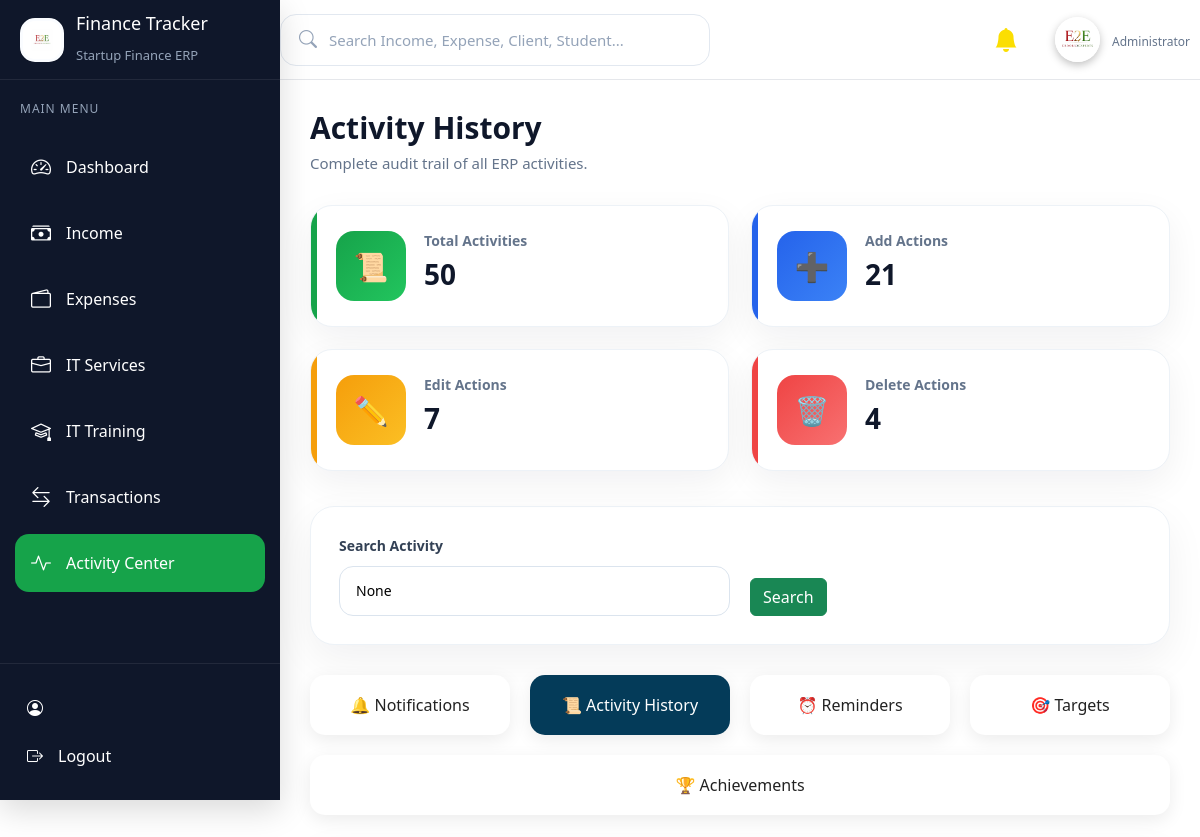
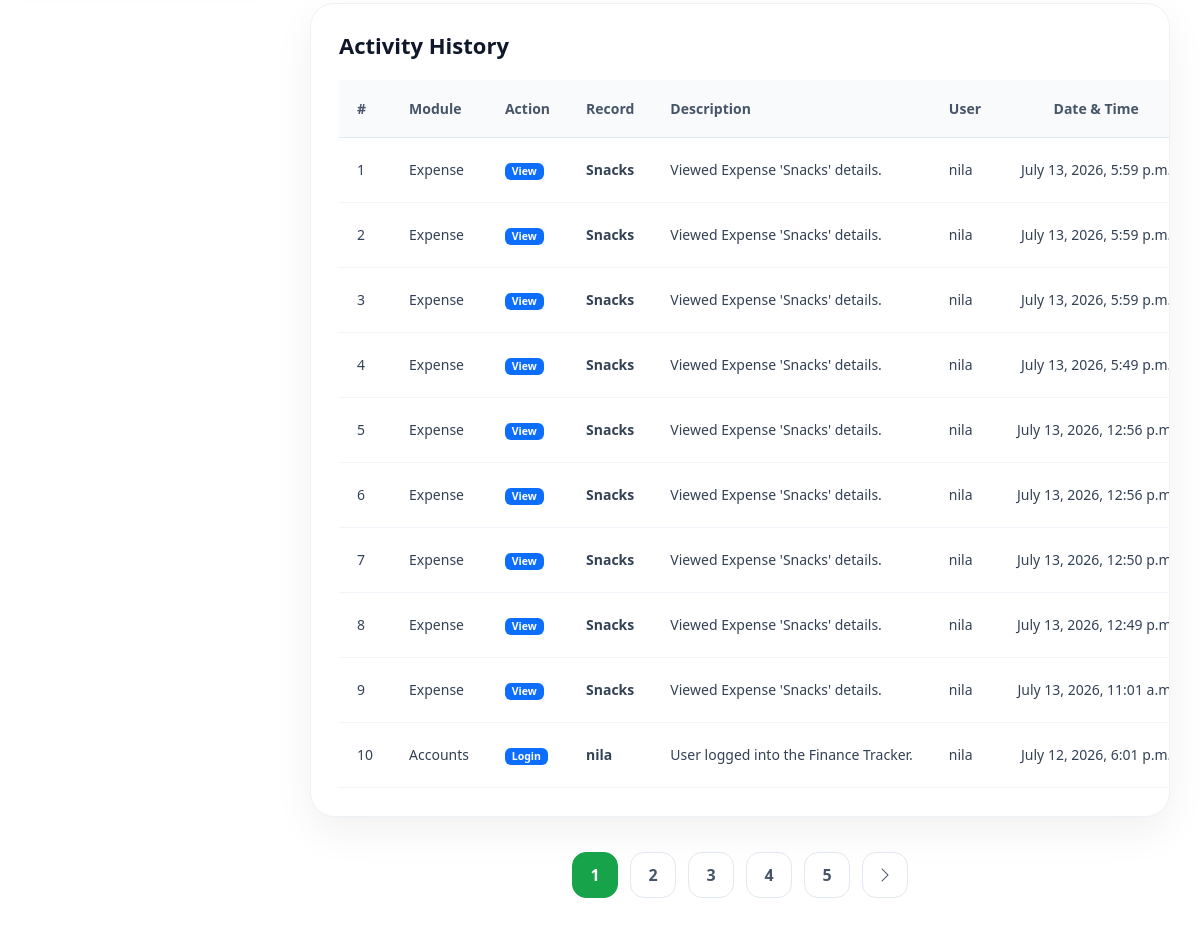
The page /activity/history/ on the database its author committed (2 pictures, top to bottom).
### activity/models.py (models this page shows, shortened)
class ActivityLog(models.Model):
    module = models.CharField(
        max_length=100
    )
    action = models.CharField(
        max_length=50
    )
    record_name = models.CharField(
        max_length=255
    )
    description = models.TextField()
    user = models.ForeignKey(
        User,
        on_delete=models.SET_NULL,
        null=True,
        blank=True
    )
    created_at = models.DateTimeField(
        auto_now_add=True
    )
    class Meta:
        ordering = ["-created_at"]

### activity/views.py (the view)
def activity_history(request):
    history = ActivityLog.objects.all().order_by("-created_at")
    search = request.GET.get("search")
    if search:
        history = history.filter(
            Q(module__icontains=search) |
            Q(action__icontains=search) |
            Q(record_name__icontains=search)
        )
    total_activities = ActivityLog.objects.count()
    add_actions = ActivityLog.objects.filter(
        action="Add"
    ).count()
    edit_actions = ActivityLog.objects.filter(
        action="Edit"
    ).count()
    delete_actions = ActivityLog.objects.filter(
        action="Delete"
    ).count()
    paginator = Paginator(history, 10)
    page_number = request.GET.get("page")
    page_obj = paginator.get_page(page_number)
    return render(
        request,
        "activity/activity_history.html",
        {
            "history": page_obj,
            "page_obj": page_obj,
            "search": search,
            "total_activities": total_activities,
            "add_actions": add_actions,
            "edit_actions": edit_actions,
            "delete_actions": delete_actions,
            "active_page": "history",
            "active_activity": "history",
        }
    )

### activity/context_processors.py (called while the page is built)
def notification_context(request):
    unread_notifications = Notification.objects.filter(
        is_read=False
    ).count()
    recent_notifications = Notification.objects.filter(
        is_read=False
    ).order_by("-created_at")[:5]
    return {
        "unread_notifications": unread_notifications,
        "recent_notifications": recent_notifications,
    }

### templates/activity/activity_history.html (shortened to what this page needs)
{% extends "base.html" %}
{% block content %}
<div class="page-header">
    <div>
        <h2>Activity History</h2>
        <p>Complete audit trail of all ERP activities.</p>
    </div>
</div>
<div class="dashboard-cards">
    <div class="dashboard-card revenue">
        <div class="card-icon">
            📜
        </div>
        <div class="card-content">
            <h5>Total Activities</h5>
            <h2>{{ total_activities }}</h2>
        </div>
    </div>
    <div class="dashboard-card profit">
        <div class="card-icon">
            ➕
        </div>
        <div class="card-content">
            <h5>Add Actions</h5>
            <h2>{{ add_actions }}</h2>
        </div>
    </div>
    <div class="dashboard-card target">
        <div class="card-icon">
            ✏️
        </div>
        <div class="card-content">
            <h5>Edit Actions</h5>
            <h2>{{ edit_actions }}</h2>
        </div>
    </div>
    <div class="dashboard-card expense">
        <div class="card-icon">
            🗑️
        </div>
        <div class="card-content">
            <h5>Delete Actions</h5>
            <h2>{{ delete_actions }}</h2>
        </div>
    </div>
</div>
<div class="filter-card">
    <form method="GET">
        <div class="filter-grid">
            <div class="filter-group">
                <label>Search Activity</label>
                <input
    type="text"
    name="search"
    value="{{ search }}"
    placeholder="Module, Action or Record">
            </div>
            <div class="filter-buttons">
                <button class="btn btn-success">
                    Search
                </button>
            </div>
        </div>
    </form>
</div>
<div class="service-nav">
    <a href="{% url 'notification_list' %}"
        class="service-link {% if active_activity == 'notifications' %}active{% endif %}">
        🔔 Notifications
        </a>
        <a href="{% url 'activity_history' %}"
            class="service-link {% if active_activity == 'history' %}active{% endif %}">
            📜 Activity History
        </a>
        <a href="{% url 'reminder_list' %}"
            class="service-link {% if active_activity == 'reminders' %}active{% endif %}">
            ⏰ Reminders
        </a>
        <a href="{% url 'target_list' %}" class="service-link {% if active_activity == 'targets' %}active{% endif %}">
            🎯 Targets
        </a>
        <a href="{% url 'achievement_list' %}"
            class="service-link {% if active_activity == 'achievements' %}active{% endif %}">
            🏆 Achievements
        </a>
</div>
<div class="dashboard-table">
    <div class="box-header">
        <h3>Activity History</h3>
    </div>
    <table>
        <thead>
            <tr>
                <th>#</th>
                <th>Module</th>
                <th>Action</th>
                <th>Record</th>
                <th>Description</th>
                <th>User</th>
                <th>Date & Time</th>
            </tr>
        </thead>
        <tbody>
        {% for activity in history %}
        <tr>
            <td>{{ page_obj.start_index|add:forloop.counter0 }}</td>
            <td>{{ activity.module }}</td>
            <td>
                {% if activity.action == "Add" %}
                    <span class="badge bg-success">
                        Add
                    </span>
                {% elif activity.action == "Edit" %}
                    <span class="badge bg-warning">
                        Edit
                    </span>
                {% elif activity.action == "Delete" %}
                    <span class="badge bg-danger">
                        Delete
                    </span>
                {% else %}
                    <span class="badge bg-primary">
                        {{ activity.action }}
                    </span>
                {% endif %}
            </td>
            <td>
                {{ activity.record_name }}
            </td>
            <td>
                {{ activity.description }}
            </td>
            <td>
                {{ activity.user }}
            </td>
            <td>
                {{ activity.created_at }}
            </td>
        </tr>
        {% empty %}
        <tr>
            <td colspan="7" align="center">
                No Activity Found
            </td>
        </tr>
        {% endfor %}
        </tbody>
    </table>
</div>
<div class="pagination-container">
    {% for page in page_obj.paginator.page_range %}
        {% if page == page_obj.number %}
            <span class="page-btn active">{{ page }}</span>
        {% else %}
            <a href="?page={{ page }}" class="page-btn">{{ page }}</a>
        {% endif %}
    {% endfor %}
    {% if page_obj.has_next %}
    <a href="?page={{ page_obj.next_page_number }}" class="page-btn">
        <i class="bi bi-chevron-right"></i>
    </a>
    {% endif %}
</div>
{% endblock %}

### static/css/style.css (style rules this page uses)
* { margin:0; padding:0; box-sizing:border-box; font-family:"Segoe UI",sans-serif; }
body { background:var(--bg); color:var(--text); font-family:"Inter",sans-serif; font-size:14px; line-height:1.6; }

### static/css/dashboard.css (style rules this page uses)
.dashboard-cards { display:grid; grid-template-columns:repeat(4,1fr); gap:22px; margin-bottom:30px; }
.dashboard-card { background:#fff; border-radius:18px; padding:24px; display:flex; align-items:center; gap:18px; box-shadow:0 10px 30px rgba(15,23,42,.08); transition:.35s; border:1px solid #edf2f7; position:relative; overflow:hidden; }
.dashboard-card::before { content:""; position:absolute; left:0; top:0; width:5px; height:100%; }
.card-icon { width:68px; height:68px; border-radius:16px; display:flex; justify-content:center; align-items:center; font-size:28px; color:#fff; }
.box-header { display:flex; justify-content:space-between; align-items:center; margin-bottom:22px; }
.box-header h3 { font-size:18px; font-weight:600; color:#0f172a; display:flex; align-items:center; gap:10px; }
.dashboard-table th, .dashboard-table td { padding:10px 12px; font-size:13px; }
@media (max-width:1400px) { .dashboard-cards { grid-template-columns:repeat(3,1fr); } }

### static/css/service.css (style rules this page uses)
.service-nav { display:flex; gap:20px; flex-wrap:wrap; margin:25px 0; }
.service-link { flex:1; min-width:180px; background:#fff; border-radius:15px; padding:18px; text-align:center; text-decoration:none; color:#222; box-shadow:0 5px 18px rgba(0,0,0,.08); transition:.3s; }
.service-link.active { background:#043b59; color:#fff; }

### static/css/variables.css (style rules this page uses)
:root { --primary:#16A34A; --primary-dark:#15803D; --primary-light:#DCFCE7; --success:#22C55E; --danger:#EF4444; --warning:#F59E0B; --info:#3B82F6; --purple:#7C3AED; --teal:#14B8A6; --pink:#EC4899; --sidebar:#0F172A; --sidebar-hover:#1E293B; --sidebar-active:#16A34A; --bg:#F4F7FE; --card:#FFFFFF; --card-hover:#F8FAFC; --heading:#0F172A; --text:#334155; --text-light:#64748B; --border:#E2E8F0; --shadow-sm:0 4px 12px rgba(15,23,42,.05); --shadow:0 12px 30px rgba(15,23,42,.08); --shadow-lg:0 18px 45px rgba(15,23,42,.12); --radius-sm:12px; --radius:18px; --radius-lg:24px; --transition:.3s ease; }

### rows shown on the page
ActivityLog: start_index|add "1", module "Expense", action "View", record_name "Snacks", description "Viewed Expense 'Snacks' details.", user "nila", created_at "July 13, 2026, 5:59 p.m."
ActivityLog: start_index|add "2", module "Expense", action "View", record_name "Snacks", description "Viewed Expense 'Snacks' details.", user "nila", created_at "July 13, 2026, 5:59 p.m."
ActivityLog: start_index|add "3", module "Expense", action "View", record_name "Snacks", description "Viewed Expense 'Snacks' details.", user "nila", created_at "July 13, 2026, 5:59 p.m."
ActivityLog: start_index|add "4", module "Expense", action "View", record_name "Snacks", description "Viewed Expense 'Snacks' details.", user "nila", created_at "July 13, 2026, 5:49 p.m."
ActivityLog: start_index|add "5", module "Expense", action "View", record_name "Snacks", description "Viewed Expense 'Snacks' details.", user "nila", created_at "July 13, 2026, 12:56…"
ActivityLog: start_index|add "6", module "Expense", action "View", record_name "Snacks", description "Viewed Expense 'Snacks' details.", user "nila", created_at "July 13, 2026, 12:56…"
ActivityLog: start_index|add "7", module "Expense", action "View", record_name "Snacks", description "Viewed Expense 'Snacks' details.", user "nila", created_at "July 13, 2026, 12:50…"
ActivityLog: start_index|add "8", module "Expense", action "View", record_name "Snacks", description "Viewed Expense 'Snacks' details.", user "nila", created_at "July 13, 2026, 12:49…"
ActivityLog: start_index|add "9", module "Expense", action "View", record_name "Snacks", description "Viewed Expense 'Snacks' details.", user "nila", created_at "July 13, 2026, 11:01…"
ActivityLog: start_index|add "10", module "Accounts", action "Login", record_name "nila", description "User logged into the Finance Tracker.", user "nila", created_at "July 12, 2026, 6:01 p.m."

### other values the page prints
{{ total_activities }} "50"
{{ add_actions }} "21"
{{ edit_actions }} "7"
{{ delete_actions }} "4"
{{ page }} "1"
{{ page }} "2" "3" "4" "5"
